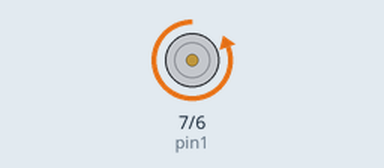
This sketch was run on a simulated Arduino Uno, built with avr-gcc and run on an emulated ATmega328P. On the bench: motor-driver pin pairs drawn as motors (green arrow = first pin HIGH = forward, orange = second pin HIGH = backward, longer = more drive, scaled by the enable pin).

Above: at 0.5 s.
At 2.7 s:
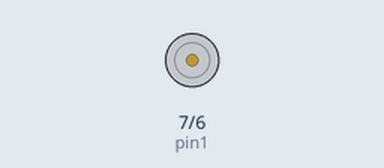
At 5.0 s:
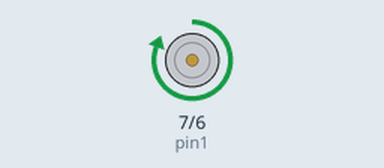
Timing chart, 0 to 6.9 s (numbered marks = the images above):
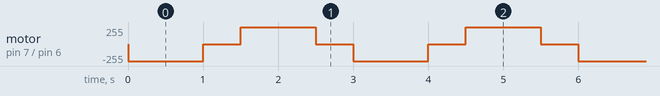

Measured:
- by itself, motor on pin 7 (pin1) / pin 6 (pin2): repeats every 3.0 s: stopped 0.50 s, forward 255/255 1.0 s, stopped 0.50 s, backward 255/255 1.0 s

The sketch:

motor_Hbridge_test.ino
```cpp
/*
testing H-bridge with DC motor
 L293NE
 */

//assign the pins controlling the H bridge
int EN = 8;
int pin1 = 7;
int pin2 = 6;

// the setup routine runs once when you press reset:
void setup() {
  // initialize the digital pin as an output.
  pinMode(EN, OUTPUT);
  pinMode(pin1, OUTPUT);
  pinMode(pin2, OUTPUT);
}

// the loop routine runs over and over again forever:
void loop() {
  // Turn Right
  digitalWrite(EN,HIGH);
  digitalWrite(pin1,LOW);
  digitalWrite(pin2,HIGH);
  delay(1000);

  //stop
  digitalWrite(EN,LOW);
  delay(500);

  // Turn Left
  digitalWrite(EN,HIGH);
  digitalWrite(pin1,HIGH);
  digitalWrite(pin2,LOW);
  delay(1000);

  //stop
  digitalWrite(EN,LOW);
  delay(500);
}
```
